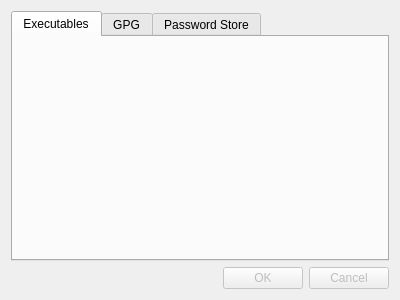
<?xml version="1.0" encoding="UTF-8"?>
<ui version="4.0">
 <class>WizardDialog</class>
 <widget class="QDialog" name="WizardDialog">
  <property name="geometry">
   <rect>
    <x>0</x>
    <y>0</y>
    <width>400</width>
    <height>300</height>
   </rect>
  </property>
  <property name="windowTitle">
   <string>Dialog</string>
  </property>
  <layout class="QVBoxLayout" name="verticalLayout">
   <item>
    <widget class="QTabWidget" name="tabWidget">
     <property name="currentIndex">
      <number>0</number>
     </property>
     <widget class="QWidget" name="tab_executables">
      <attribute name="title">
       <string>Executables</string>
      </attribute>
     </widget>
     <widget class="QWidget" name="tab_gpg">
      <attribute name="title">
       <string>GPG</string>
      </attribute>
     </widget>
     <widget class="QWidget" name="tab_store">
      <attribute name="title">
       <string>Password Store</string>
      </attribute>
     </widget>
    </widget>
   </item>
   <item>
    <widget class="QDialogButtonBox" name="buttonBox">
     <property name="enabled">
      <bool>false</bool>
     </property>
     <property name="orientation">
      <enum>Qt::Horizontal</enum>
     </property>
     <property name="standardButtons">
      <set>QDialogButtonBox::Cancel|QDialogButtonBox::Ok</set>
     </property>
    </widget>
   </item>
  </layout>
 </widget>
 <resources/>
 <connections>
  <connection>
   <sender>buttonBox</sender>
   <signal>accepted()</signal>
   <receiver>WizardDialog</receiver>
   <slot>accept()</slot>
   <hints>
    <hint type="sourcelabel">
     <x>248</x>
     <y>254</y>
    </hint>
    <hint type="destinationlabel">
     <x>157</x>
     <y>274</y>
    </hint>
   </hints>
  </connection>
  <connection>
   <sender>buttonBox</sender>
   <signal>rejected()</signal>
   <receiver>WizardDialog</receiver>
   <slot>reject()</slot>
   <hints>
    <hint type="sourcelabel">
     <x>316</x>
     <y>260</y>
    </hint>
    <hint type="destinationlabel">
     <x>286</x>
     <y>274</y>
    </hint>
   </hints>
  </connection>
 </connections>
</ui>
